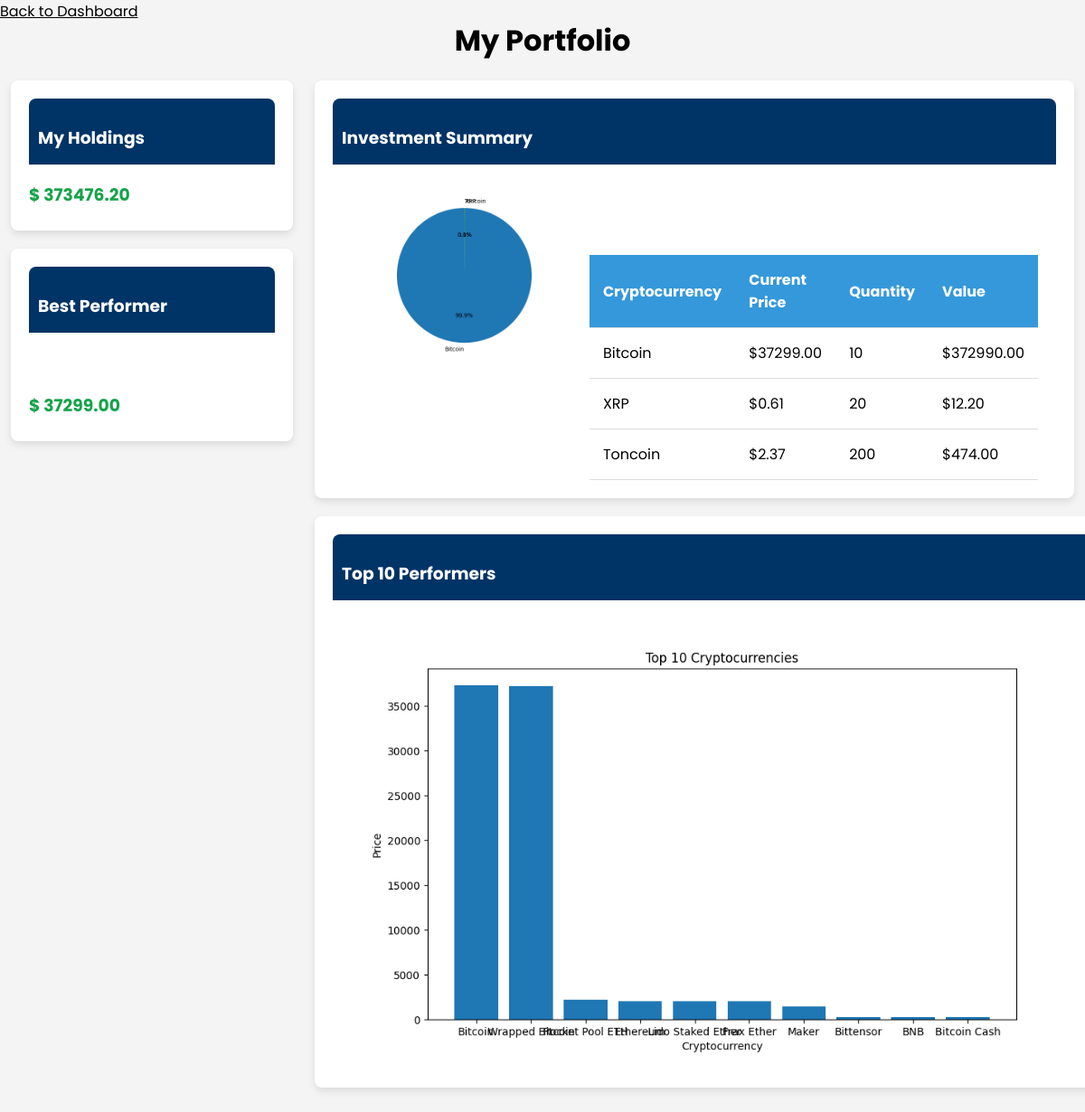
The app's page /portfolio/ (signed in) with its own data.
### CryptoCrackers/models.py (models this page shows, shortened)
class CryptoCurrency(models.Model):
    id = models.CharField(max_length=100, primary_key=True)
    symbol = models.CharField(max_length=10)
    name = models.CharField(max_length=100)
    image = models.URLField()
    current_price = models.DecimalField(max_digits=10, decimal_places=2, blank=True, null=True)
    current_price_cad = models.DecimalField(max_digits=10, decimal_places=2, blank=True, null=True)
    current_price_eur = models.DecimalField(max_digits=10, decimal_places=2, blank=True, null=True)
    market_cap = models.IntegerField()
    market_cap_rank = models.PositiveIntegerField()
    fully_diluted_valuation = models.IntegerField(blank=True, null=True)
    total_volume = models.IntegerField(blank=True, null=True)
    high_24h = models.IntegerField(blank=True, null=True)
    low_24h = models.IntegerField(blank=True, null=True)
    price_change_24h = models.IntegerField(blank=True, null=True)
    price_change_percentage_24h = models.DecimalField(max_digits=10, decimal_places=2, blank=True, null=True)
    market_cap_change_24h = models.IntegerField(blank=True, null=True)
    market_cap_change_percentage_24h = models.IntegerField(blank=True, null=True)
    circulating_supply = models.IntegerField(blank=True, null=True)
    total_supply = models.IntegerField(blank=True, null=True)
    max_supply = models.IntegerField(blank=True, null=True)
    ath = models.IntegerField(blank=True, null=True)
    ath_change_percentage = models.IntegerField(blank=True, null=True)
    ath_date = models.DateTimeField(blank=True, null=True)
    atl = models.IntegerField(blank=True, null=True)
    atl_change_percentage = models.IntegerField(blank=True, null=True)
    atl_date = models.DateTimeField(blank=True, null=True)
    roi = models.FloatField(null=True)
    last_updated = models.DateTimeField(blank=True, null=True)

### CryptoCrackers/views.py (the view)
# urls.py: path('portfolio/', views.portfolio, name='portfolio'),
def portfolio(request):
    user_id = request.session.get('_user_id')
    if not user_id:
        return redirect('/login/')
    user = UserDetails.objects.get(id=user_id)
    cryptocurrencies_dict = user.cryptocurrencies
    if cryptocurrencies_dict == {}:
        return HttpResponseRedirect(reverse("CryptoCrackers:purchase_currency"))
    else:
        crypto_currencies = CryptoCurrency.objects.all()
        total_amount = 0
        data = []
        for crypto_currency in crypto_currencies:
            current_price = crypto_currency.current_price
            name = crypto_currency.name
            if name in cryptocurrencies_dict:
                quantity = cryptocurrencies_dict[name]
                value = current_price * quantity
                total_amount += value
                data.append({'name': name, 'current_price': current_price, 'quantity': quantity, 'value': value})
        highest_value_assert = max(data, key=lambda x: x['current_price'])
        top_10_cryptos = CryptoCurrency.objects.order_by('-current_price')[:10]
        crypto_names = [crypto.name for crypto in top_10_cryptos]
        crypto_prices = [float(crypto.current_price) for crypto in top_10_cryptos]
        plt.figure(figsize=(10, 6))  # Adjust the figure size as needed
        plt.bar(crypto_names, crypto_prices)
        plt.xlabel('Cryptocurrency')
        plt.ylabel('Price')
        plt.title('Top 10 Cryptocurrencies')
        buffer = BytesIO()
        plt.savefig(buffer, format='png')
        buffer.seek(0)
        chart_image_bar = base64.b64encode(buffer.read()).decode('utf-8')
        plt.close()
        buffer = BytesIO()
        plt.savefig(buffer, format='png')
        buffer.seek(0)
        chart_image = base64.b64encode(buffer.read()).decode('utf-8')
        labels = [crypto['name'] for crypto in data]
        sizes = [crypto['value'] for crypto in data]
        fig, ax = plt.subplots()
        ax.pie(sizes, labels=labels, autopct='%1.1f%%', startangle=90)
        ax.axis('equal')  # Equal aspect ratio ensures that the pie is drawn as a circle.
        chart_image = io.BytesIO()
        plt.savefig(chart_image, format='png')
        chart_image.seek(0)
        chart_image_base64 = base64.b64encode(chart_image.read()).decode('utf-8')
        plt.close()
        context = {
            'crypto_data': data,
            'highest_value_assert': highest_value_assert,
            'total_amount': total_amount,
            'chart_image_base64': chart_image_base64,
            'top_10_cryptos': top_10_cryptos,
            'chart_image': chart_image,
            'chart_image_bar': chart_image_bar
        }
        print(max(data, key=lambda x: x['current_price']), "data")
        return render(request, 'FrontEnd/portfolio.html', context)

### templates/FrontEnd/portfolio.html (shortened to what this page needs)
<!DOCTYPE html>
<html lang="en">
<head>
</head>
<body>
<a style="color: black; text-decoration: underline; position: absolute; top: 0; left: 0;" href="{% url 'CryptoCrackers:index' %}">Back to Dashboard</a>
<h1 style="color: black">My Portfolio</h1>
{% if crypto_data %}
    <div class="container">
        <div class="left-section">
            <div class="card">
                <div class="card-header">
                    <h3>My Holdings</h3>
                </div>
                <div class="card-body">
                    <h3 style="color: #16a34a">$ {{ total_amount }}</h3>
                </div>
            </div>
            <div class="card">
                <div class="card-header">
                    <h3>Best Performer</h3>
                </div>
                <div class="card-body">
                    <h3>{{ highest_value_assert.name }}</h3>
                    <h3 style="color: #16a34a">$ {{ highest_value_assert.current_price }}</h3>
                </div>
            </div>
        </div>
        <div class="right-section">
            <div class="card">
                <div class="card-header">
                    <h3>Investment Summary</h3>
                </div>
                <div class="card-body">
                    <div class="chart-container">
                        <div class="piechart">
                            <img alt="Pie Chart">
                        </div>
                        <div class="assetstable">
                            <h2>Assets Summary</h2>
                            <table>
                                <thead>
                                    <tr>
                                        <th>Cryptocurrency</th>
                                        <th>Current Price</th>
                                        <th>Quantity</th>
                                        <th>Value</th>
                                    </tr>
                                </thead>
                                <tbody>
                                    {% for crypto in crypto_data %}
                                        <tr>
                                            <td>{{ crypto.name }}</td>
                                            <td>${{ crypto.current_price }}</td>
                                            <td>{{ crypto.quantity }}</td>
                                            <td>${{ crypto.value }}</td>
                                        </tr>
                                    {% endfor %}
                                </tbody>
                            </table>
                        </div>
                    </div>
                </div>
            </div>
            <div class="card top-performers-chart">
                <div class="card-header">
                    <h3>Top 10 Performers</h3>
                </div>
                <div class="card-body">
                    <div class="chart-container">
                        <img alt="Bar Chart">
                    </div>
                </div>
            </div>
        </div>
    </div>
{% else %}
    <p>No cryptocurrency data available.</p>
{% endif %}
</body>
</html>

### templates/FrontEnd/portfolio.html (style rules this page uses)
body { font-family: 'Poppins', sans-serif; background-color: #f4f4f4; margin: 0; padding: 0; display: flex; flex-direction: column; align-items: center; }
h1 { color: white; text-align: center; margin-bottom: 20px; font-family: 'Poppins', sans-serif; }
.container { display: flex; justify-content: space-around; margin-bottom: 30px; width: 100%; }
.left-section { flex: 0.26; }
.right-section { flex: 0.7; }
.card { background-color: #fff; border-radius: 8px; box-shadow: 0 4px 8px rgba(0, 0, 0, 0.1); padding: 20px; margin-bottom: 20px; }
.card-header { background-color: #003366; color: #fff; border-top-left-radius: 8px; border-top-right-radius: 8px; padding: 10px; }
.card-body { margin-top: 15px; }
h2, h3 { color: #fff; }
h2 { margin-bottom: 10px; }
h3 { margin-bottom: 5px; }
img { max-width: 100%; height: auto; border-radius: 8px; }
.chart-container { display: flex; flex-wrap: wrap; }
.piechart { flex: 0.5; margin-bottom: 20px; }
.assetstable { flex: 0.5; padding-right: 20px; }
table { width: 100%; border-collapse: collapse; margin-top: 30px; }
th, td { padding: 15px; text-align: left; border-bottom: 1px solid #ddd; }
th { background-color: #3498db; color: white; }
.top-performers-chart { width: 100%; }

### records on screen
CryptoCurrency: current_price "37299.00", name "Bitcoin", current_price "37299.00"
CryptoCurrency: name "XRP", current_price "0.61"
CryptoCurrency: name "Toncoin", current_price "2.37"

### other values on screen
{{ total_amount }} "373476.20"
{{ crypto.quantity }} "10" "20" "200"
{{ crypto.value }} "372990.00" "12.20" "474.00"
